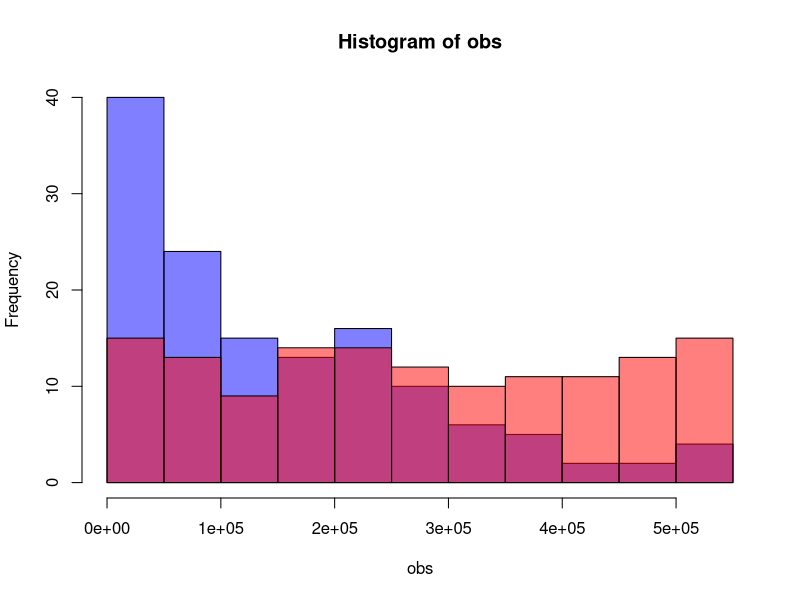
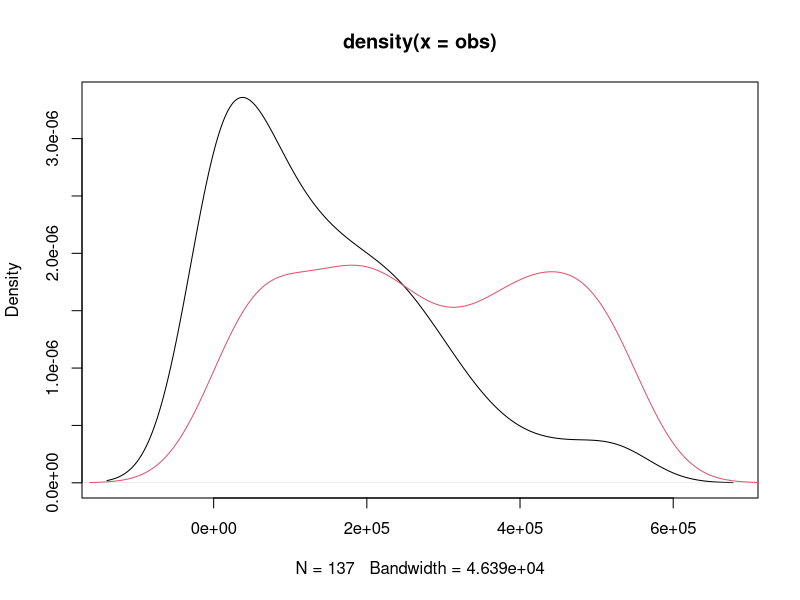
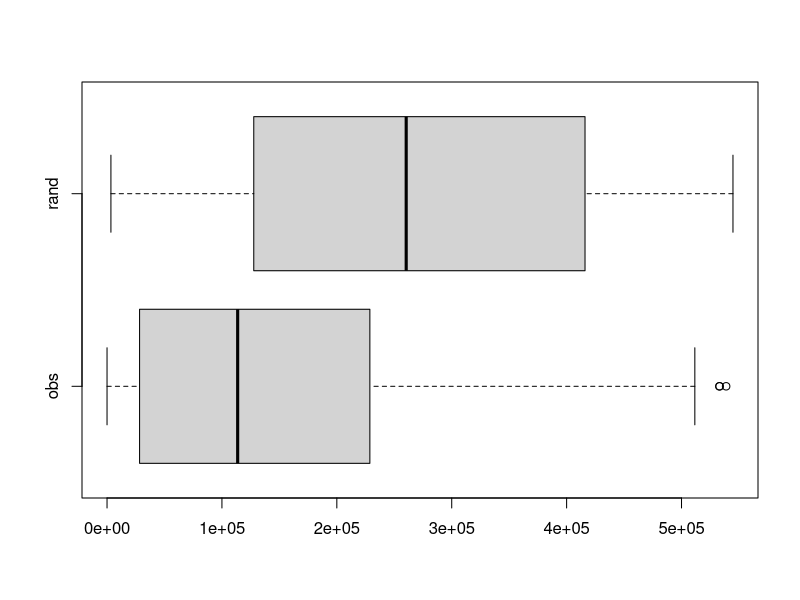
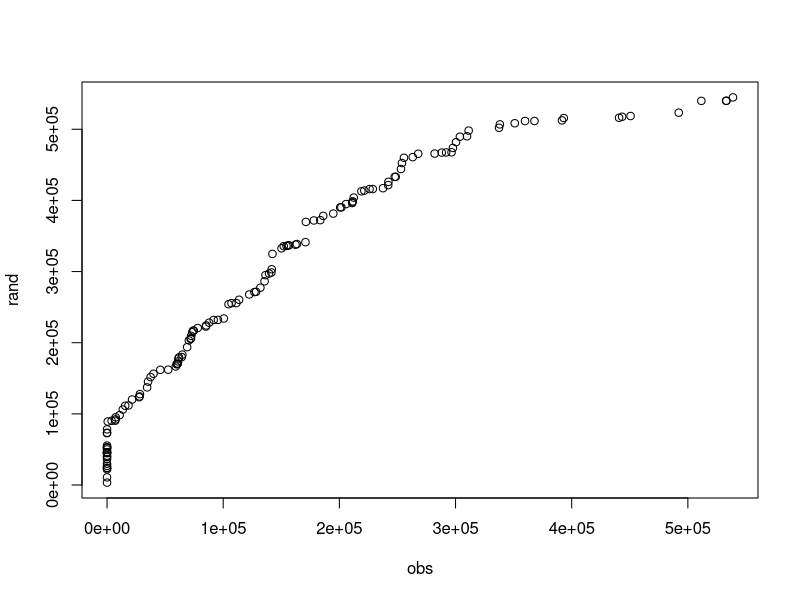
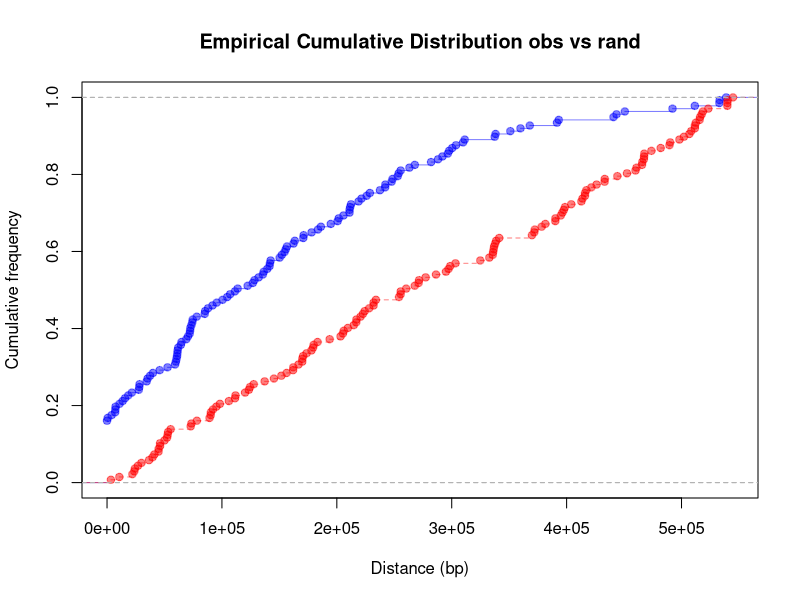
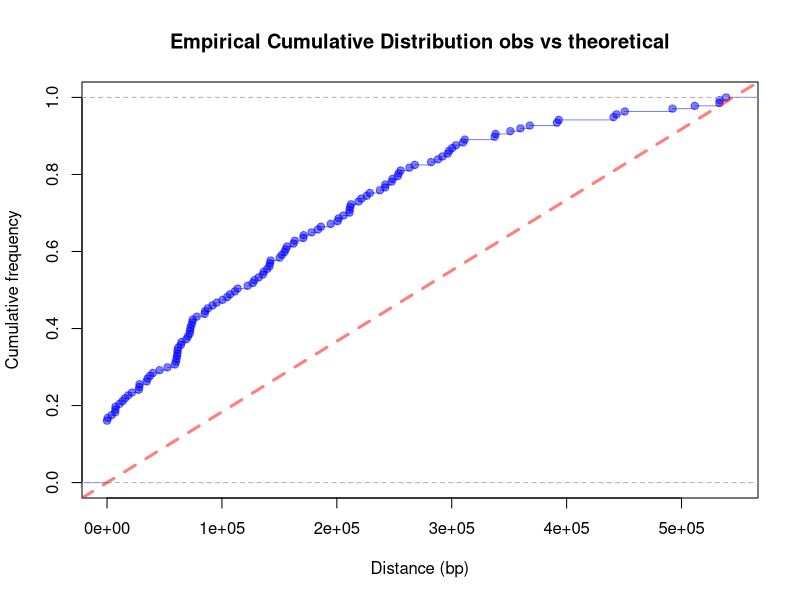
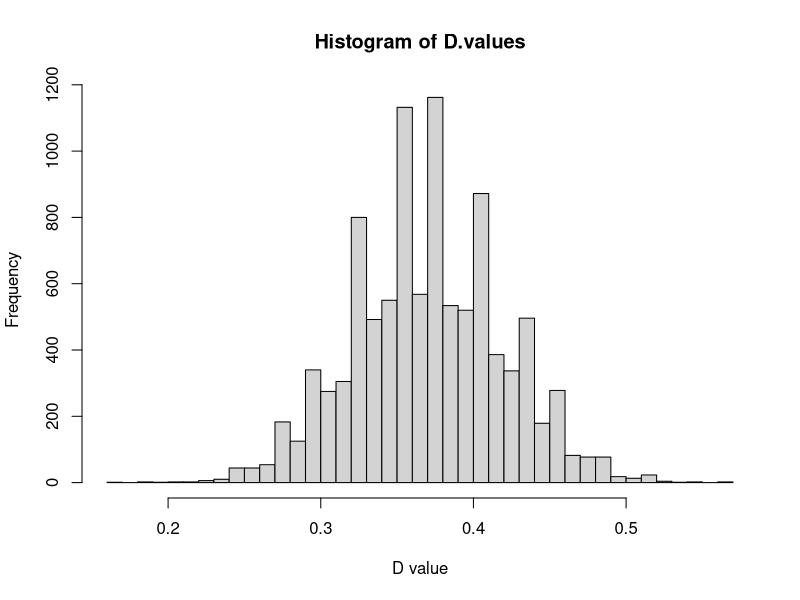

These figures' R source, in order: (Note: this script raises an error after producing the figures.)
## distri-difference-generic.R
##
## Author: Nouri BEN ZAKOUR
## Affiliations: University of Queensland
##


# STRATEGY: considering the set of observed distances between 2 categories of genomic regions (i.e., CAT1 and CAT2), 
# we want to evaluate if they are genetically linked or associated (biased towards being found closer than expected by chance). 
# In other words, if the positions of CAT1 are random with respect to CAT2, the distribution of distances [CAT1-CAT2] 
# should follow a uniform distribution.

# CUSTOMISATION: while application here is targeted towards comparing an observed distribution of distances vs a random one, 
# it is suitable to compare 2 distincts observed distributions of any kind (same number of items for both lists). 
# Depending on the type of distribution, it is the user responsibility to determine which tests available in this script 
# are suitable or not.


# STEPS:
  
  # 1) considers the distribution of n observed distances 

  # 2) generates a random list of n theoretical distances in the same space of potential distances. The expected distribution should be uniform.
  # This step is required to make visual exploratory comparisons between the observed distribution and a random uniform one.
  # In optimal conditions, subsequent statistical tests should resample the uniform distribution.

  # 3) creates a number of representations to visualise the 2 distributions profiles, including: 
      #     frequency histograms
      #     density plots
      #     cumulative frequency plots
      #     boxplots
  # Graphical representations can be performed using either the observed distribution only, or in comparison to a second distribution
  # (here the random distribution generated in step 2). This is particularly useful to visualise what trend the observed data follows.

  # 4) tests whether the distributions are significantly different or not. Non-parametric methods are used here, considering that 
  # a normal distribution cannot be assumed for the data, especially as the second object is already known to be uniform. 
  # Depending on the data, tests results might not be meaningful. Tests proposed in this script are:
      #     One- and two-sampled Kolmogorov-Smirnov (K-S) tests
      #     One-sampled K-S bootstrapped test
      #     Independent 2-group Mann-Whitney U Test
      #     Chi-square test


#### 1) considers the observed distribution of N distances of 2 categories of genomic regions (i.e., CAT1 and CAT2)

# obs <- read.csv("~/path/to/your/file/observed_distances.csv", head=TRUE) # customize to suit user data

obs <- c(0, 0, 0, 0, 0, 0, 0, 0, 0, 0, 0, 0, 0, 0, 0, 0, 0, 0, 0, 0, 0, 0,170801,186128,211084,242215,253014,303737,337461,350992,
         492157,511598,532941,538831,533200,450664,443420,440807,393183,391627,367958,359850,338173,309913,296565,211592,52655,
         60464,64254,74168,87883,100516,40005,28024,7059,608,21563,45859,74610,78027,171177,212373,126899,113694,95449,85393,18452
         ,7446,3972,13563,27646,28321,34496,35337,37459,59899,60935,61193,61483,61936,70444,71957,154479,156624,163400,128304,7223,
         10852,228755,237573,242053,221465,211032,194760,178056,150238,91789,111287,132009,136389,141773,311311,297727,291897,
         200720,183559,141463,139466,72490,72281,68988,64811,15622,59191,73425,104602,107151,122394,155598,162262,218966,225967,
         253884,255604,263169,267865,282022,288138,300438,248507,247666,205767,201703,152115,142401,135613,85017)


#### 2) generates a random list of n theoretical distances in the same space of potential [CAT1-CAT2] distances.
      # We consider only variation regarding the position of CAT1 elements with respect to CAT2 regions wich are fixed.
      # The maximal value M corresponds to the maximal distance max_CAT1_CAT2 a randomly selected CAT1 region can be from a real CAT2 region.


# In this data, the maximal distance observed is between GI-leuX and PHI1, i.e. 1089739 bp, 
# and the min_REC_size observed is 9 bp

max_CAT2_CAT2 <- 1089739                                  # maximal distance observed between 2 CAT2 regions
min_CAT1_size <- 9                                        # minimum size of a CAT1 region
M <- as.integer((max_CAT2_CAT2 - min_CAT1_size)/2)        # maximal distance a randomly selected CAT1 can be from fixed CAT2
N <- 137                                                  # number of REC regions                     
rand <- as.integer(runif(N,0,M))                          # generates a uniformally distributed list of integers


#### 3) selected representations of the input data
# 3.1) Frequency histograms 

hist(obs, col=rgb(0,0,1,0.5))                             # observed distri (blue)
hist(rand, add=T, col=rgb(1,0,0,0.5))                     # random distri (red)

# 3.2) Density plots

plot(density(obs))                                        # observed distrib (black) 
lines(density(rand), col=2)                               # random distrib (red)

# 3.3) Boxplots

obs_rand <-cbind(obs,rand)                                # binding observed distri and random distri in a 2-col table
boxplot(obs_rand, horizontal=TRUE)

# 3.4) qqplots

qqplot(obs,rand)

# 3.5) Empirical Cumulative Frequency Plots for: 
      # 3.5.1) observed distrib and random distrib

plot(ecdf(obs), xlim = range(c(obs,rand)), col=rgb(0,0,1,0.5), main = 'Empirical Cumulative Distribution obs vs rand', xlab = "Distance (bp)", 
     ylab = "Cumulative frequency") # in blue
plot(ecdf(rand), add=T, lty="dashed", col=rgb(1,0,0,0.5)) # in red
      # with this data CDF for (obs) is to the "left" of CDF for (rand), tested further for significance in 4)

      # 3.5.2) observed distrib and theoretical trend

plot(ecdf(obs), xlim = range(c(obs,rand)), col=rgb(0,0,1,0.5), main = 'Empirical Cumulative Distribution obs vs theoretical',
     xlab = "Distance (bp)", ylab = "Cumulative frequency")
abline(0,1/M, col=rgb(1,0,0,0.5), lwd=3, lty=2)           # theoritical CDF


#### 4) Statistical evaluation of the difference (and possibly direction of difference) between the (obs) and (rand) data
# 4.1) Two-sample Kolmogorov–Smirnov test (K-S test)

# PRINCIPLE: The Kolmogorov-Smirnov test compares the cumulative distribution of the two data sets, 
# and computes a D value and a P value that depend on the largest discrepancy between distributions. 
# It is used to test whether two samples are drawn from identical continuous distributions.
# The possible values i) "two.sided", ii) "less" and iii) "greater" of alternatives specify the null hypothesis that 
# the true distribution function of x is i) equal to, ii) not less than or iii) not greater than the hypothesized distribution function 
# (one-sample case) or the distribution function of y (two-sample case), respectively. 
# It is a non-parametric test that doesn't assume a particular distribution for the data except that it should be continuous.
# CAUTION: ties are not handled, unless data is resampled.

# K-S test without data resampling for preliminary hypothesis testing

ks.test(obs,rand)
      # results: by default alternative="two.sided". Here the p-value is low, null hypothesis is rejected 
      # (= distribution functions are different).

# The possible values i) "two.sided", ii) "less" and iii) "greater" of alternative specify the null hypothesis that the true distribution 
# function of x is i) equal to, ii) not less than or iii) not greater than the hypothesized distribution function (one-sample case) 
# or the distribution function of y (two-sample case), respectively. 

ks.test(obs,rand, alternative="greater") 
      # results: in the two-sample case alternative = "greater" includes distributions for which x is stochastically smaller than y 
      # (in other words, the CDF of x lies above that of y)

ks.test(obs,rand, alternative="less")
      # when alternative="less" => p-value > 0.05

### POTENTIAL CAVEAT: if there are ties in the data, depending on the random distribution values, the p-value might not be reliable
### SOLUTION: use the boostrapped version of the K-S to avoid the negative impact of ties (see 4.2 and 4.3)


# 4.2) One-sample K-S test, comparing the observed distribution to the cumulative uniform distribution function ("punif"):
      # IMPORTANT: Additional statistical support is provided here multiple iterations of the K-S test with data resampling

R=9999                                                  # the number of replicates - 1

D.values = numeric(R)                                   # to store the D value results
P.values = numeric(R)                                   # to store the P value results
for(i in 1:R) { 
  obsS = sample(obs, size=N, replace=T)                 # obs data resampling
  randS = as.integer(runif(N,0,M))                      # random data resamling
  kstest <- ks.test(obsS,randS,alternative="greater")   # K-S test
  D.values[i] = kstest$statistic                        # D value stored
  P.values[i] = kstest$p.value                          # P value stored
}


# Frequency distribution of P-value for 10,000 replicates       
hist(D.values, breaks=30, xlab="D value")

# Determine mean and standard deviation for D value       
mean(D.values)  #mean
sd(D.values)    #sd


# Frequency distribution of P-value for 10,000 replicates
# x-axis changed to a logarithmic scale (log 10)

breaks = c(0, 1e-16, 1e-15, 1e-14, 1e-13, 1e-12, 1e-11, 1e-10, 1e-09, 1e-08, 1e-07, 1e-06, 1e-05, 1e-04, 1e-03, 1e-02)
Pvalues_hist <- hist(P.values,
                     breaks = c(0, 1e-16, 1e-15, 1e-14, 1e-13, 1e-12, 1e-11, 1e-10, 1e-09, 1e-08, 1e-07, 1e-06, 1e-05, 1e-04, 1e-03, 1e-02))
plot(Pvalues_hist$count, log= "y", type='h', lwd=50, lend=1, lty=1, col="black", xlab="P value", ylab="", xaxt="n")
axis(1,at=0.5:15.5,label=breaks)

# Determine mean and standard deviation for P value  
mean(P.values)  #mean
sd(P.values)    #sd


# 4.3) Bootstrap Kolmogorov-Smirnov
      # Requires the Matching package to run.
      # This function executes a bootstrap version of the univariate Kolmogorov-Smirnov test which provides correct coverage even when 
      # the distributions being compared are not entirely continuous. Ties are allowed with this test unlike the traditional K-S test.

install.packages("Matching", dependencies=TRUE)

ks.boot(obs,rand, nboots=1000)
ks <- ks.boot(obs,rand, nboots=1000)
summary(ks)
ksg <- ks.boot(obs,rand, nboots=1000, alternative="greater")
summary(ksg)

      # NOTE: ks.boot connot be used as one-sampled vs the actual CDF "punif" (contrary to ks.test),
      # as the second argument needs to be a numeric vector of data values 


# 4.4) Independent 2-group Mann-Whitney U Test
      # Like K-S, it also a non-parametric test.
      # PRINCIPLE: test first ranks all the values from low to high, and then computes a P value that depends on the discrepancy 
      # between the mean ranks of the two groups. wilcox.test(y,x) where y and x are numeric
      # In the Mann-Whitney-Wilcoxon Test, we can decide whether the population distributions are identical without assuming
      # them to follow the normal distribution. MW handles ties.
      # Here, the null hypothesis is that the 2 variables have identical data distribution
      # if p-value < 0.05 significance level, the null hypothesis is rejected meanning that the 2 distributions come from
      # non-identical populations.
      # CAUTION: Distributions should have similar shapes for the test to be interpretable. 
      # In the current case, the MW test might not be appropriate. 

wilcox.test(obs,rand)
wilcox.test(obs,rand,alternative="less")              # alternative hypothesis greater and less are inverted compared to K-S test 


# 4.6) Chi-test
# Chi-test are probably not the best tests to use here but is provided as an option

chisq.test(obs_rand)                                  # on 2-col table with obs and rand generated in 3.4

freq_obs_rand <- cbind(freqobs$counts,freqrand$counts)  # binding observed freq distri and random freq distri in a 2-col table
chisq.test(freq_obs_rand, sim=TRUE)                   # on 2-col table with obs and rand frequencies
